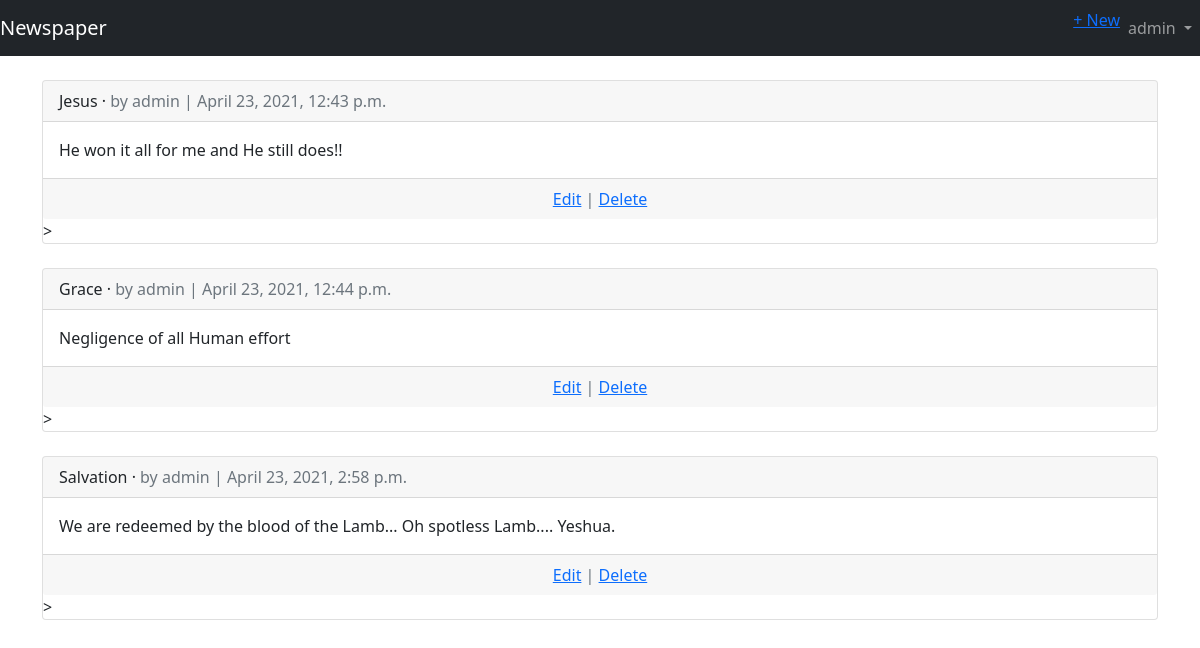
The page /articles/ (signed in) on the database its author committed.
### users/models.py (models this page shows)
class CustomUser(AbstractUser):
    age = models.PositiveIntegerField(null=True, blank=True)

### articles/models.py (models this page shows, shortened)
class Article(models.Model):
    title = models.CharField(max_length=255)
    body = models.TextField()
    date = models.DateTimeField(auto_now_add=True)
    author = models.ForeignKey(
        get_user_model(),
        on_delete=models.CASCADE,
    )

### articles/views.py (the view)
# urls.py: path('', ArticleListView.as_view(), name='article_list'),
class ArticleListView(LoginRequiredMixin, ListView):
    model = Article
    template_name = 'article_list.html'
    login_url = 'login'

### templates/article_list.html (shortened to what this page needs)
{% extends 'base.html' %}
{% block content %}
    {% for article in object_list %}
        <div class="card">
            <div class="card-header">
                <span class="font-weight-bold">{{ article.title }}</span> &middot;
                <span class="text-muted">by {{ article.author }} |
                {{ article.date }}</span>
            </div>
            <div class="card-body">
               {{ article.body }}
            </div>
            <div class="card-footer text-center text-muted">
                <a href="{% url 'article_edit' article.pk %}">Edit</a> |
                <a href="{% url 'article_delete' article.pk %}">Delete</a>
            </div>>
        </div>
        <br />
    {% endfor %}
{% endblock content %}

### templates/base.html (shortened to what this page needs)
<!doctype html>
<html lang="en">
    <head>
    <link href="https://cdn.jsdelivr.net/npm/bootstrap@5.0.0-beta3/dist/css/bootstrap.min.css" rel="stylesheet"
>
    </head>
    <body>
        <nav class="navbar navbar-expand-md navbar-dark bg-dark mb-4">
            <a class="navbar-brand" href="{% url 'home' %}">
                Newspaper
            </a>
            <div class="collapse navbar-collapse" id="navbarCollapse">
                {% if user.is_authenticated %}
                    <ul class="navbar-nav  ms-md-auto">
                        <li class="nav-item"><a href="{% url 'article_new' %}">+ New</a></li>
                        <li class="nav-item">
                            <a class="nav-link dropdown-toggle" href="#" id="userMenu"
                            data-toggle="dropdown" aria-haspopup="true"
                            aria-expanded="false">
                            {{ user.username }}
                            </a>
                       </li>
                    </ul>
                {% endif %}
            </div>
        </nav>
       <div class="container">
           {% block content %}
           {% endblock content %}
       </div>
    </body>
</html>

### rows shown on the page
CustomUser: username "admin"
Article: title "Jesus", author "admin", date "April 23, 2021, 12:43 p.m.", body "He won it all for me and He still does!!"
Article: title "Grace", author "admin", date "April 23, 2021, 12:44 p.m.", body "Negligence of all Human effort"
Article: title "Salvation", author "admin", date "April 23, 2021, 2:58 p.m.", body "We are redeemed by the blood of the Lamb... Oh spotless Lamb.... Yeshua."
